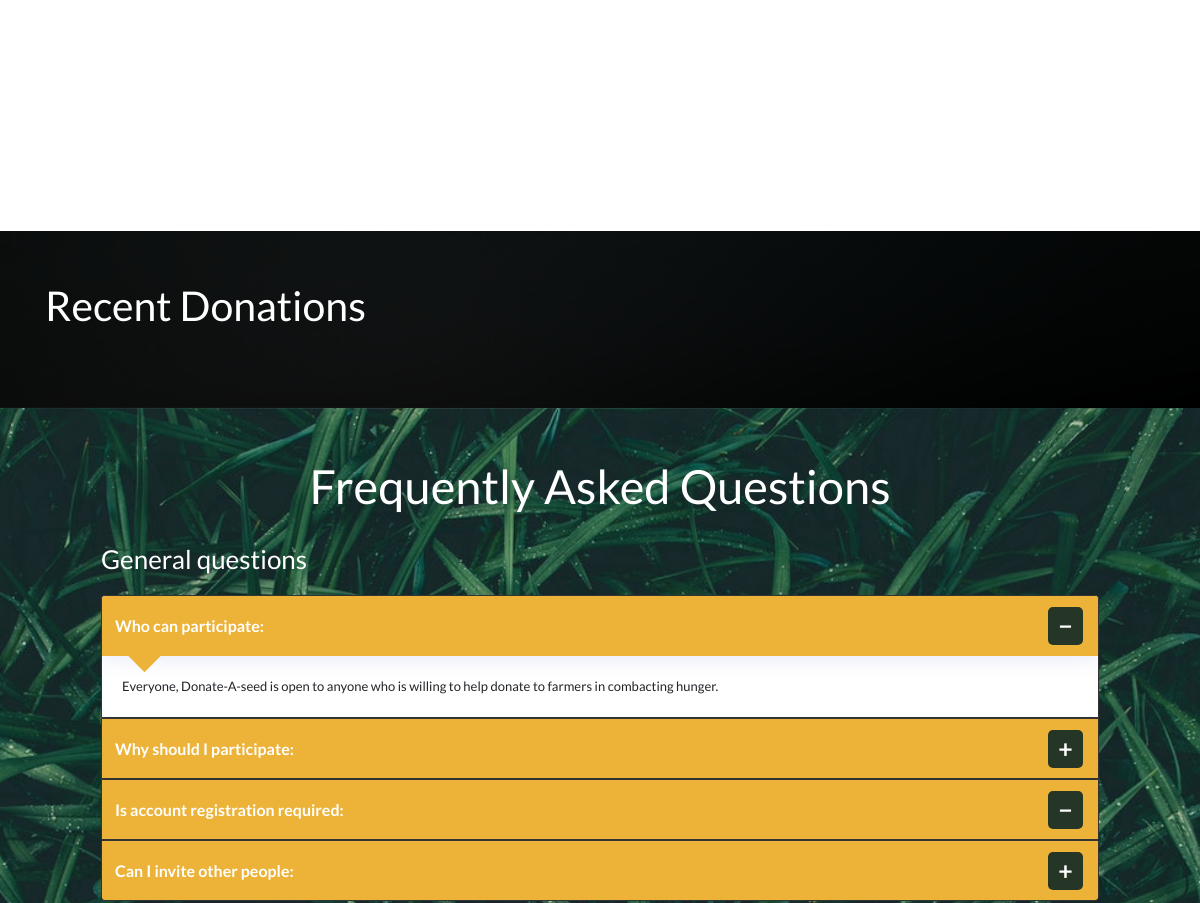
The app's page /index.html (middle part), older data.
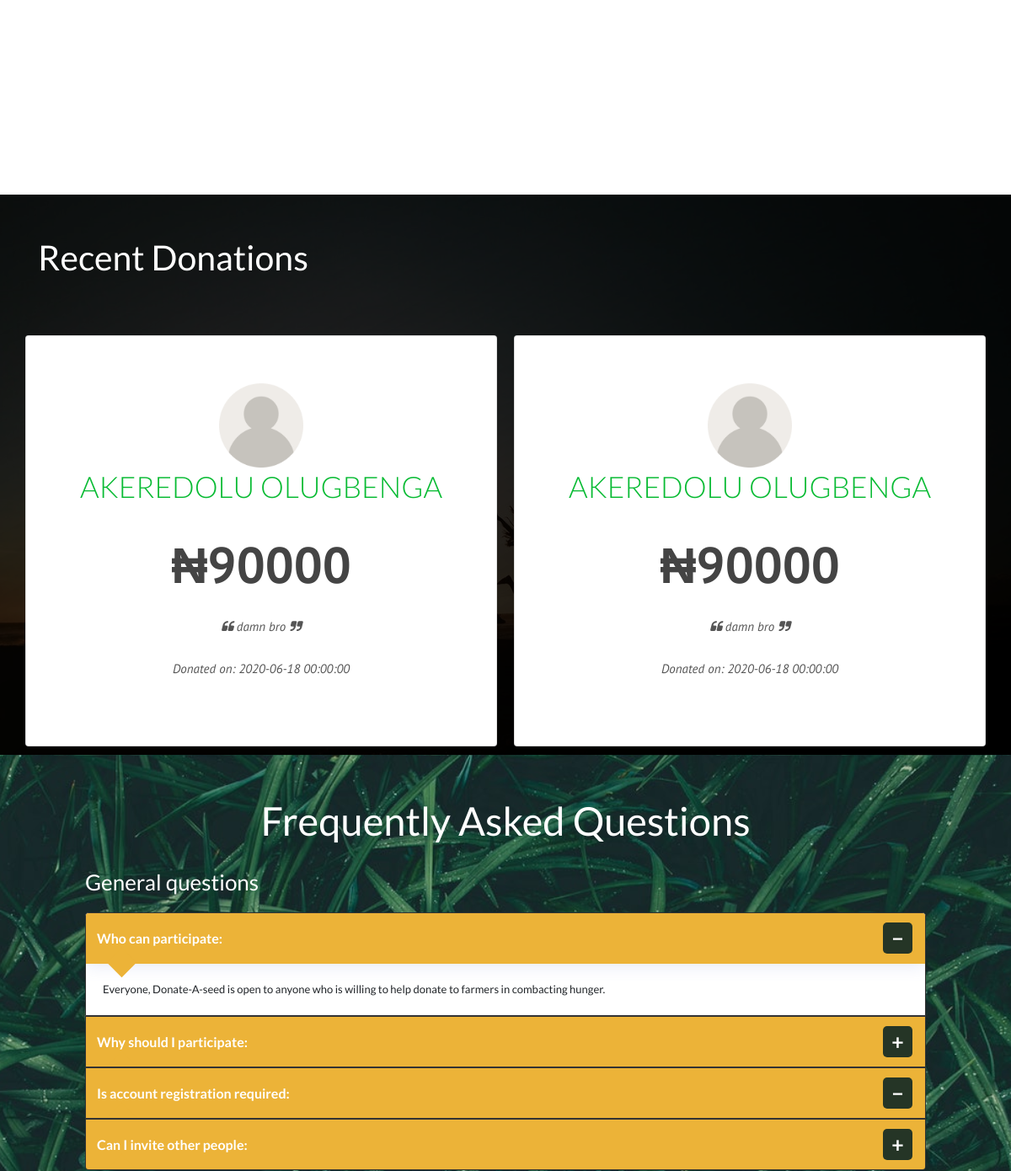
The same page, newer data.
### src/models.py (models this page shows, shortened)
class Donated(db.Model):
    id = db.Column(db.Integer, primary_key=True)
    d_amount = db.Column(db.Integer)
    donated_by_email = db.Column(db.String(75))
    donated_by_id = db.Column(db.Integer, db.ForeignKey('user.id'))
    donator_note = db.Column(db.String, nullable=True)
    date_donated = db.Column(db.DateTime, nullable=False, default=date.today())

class User(UserMixin, db.Model):
    id = db.Column(db.Integer, primary_key=True)
    username = db.Column(db.String(100), unique=True)
    firstname = db.Column(db.String(100))
    lastname = db.Column(db.String(100))
    password = db.Column(db.String(200))
    email = db.Column(db.String(200), unique=True)
    address = db.Column(db.String(75), nullable=True)
    state = db.Column(db.String(75), nullable=True)
    lga = db.Column(db.String(75), nullable=True)
    phone = db.Column(db.Integer, nullable=True)
    bvn = db.Column(db.Integer, nullable=True)
    usertype = db.Column(db.String)
    image_file = db.Column(db.String(20), nullable=False, default='default.png')
    amount_donated = db.relationship(
                                    'Donated',
                                    foreign_keys='Donated.donated_by_id',
                                    backref='donater',
                                    lazy=True)
    @property
    def unhashed_password(self):
        raise AttributeError('Cannot view unhashed password')

### src/routes/main.py (the view)
@main.route('/')
@main.route('/index.html')
def index():
    donations = Donated.query.filter(Donated.d_amount != None).all()
    context = {
        'donations' : donations
    }
    return render_template('index.html', **context)

### src/templates/index.html (shortened to what this page needs)
{% from "base.html" import render_aboutus, render_ourcauses, render_faq, render_contactus, render_ourteam, render_sponsors, render_subscribenews, render_takeaction, render_footer, render_js, render_css, render_donatemodal, render_scrolltotop %}
<!DOCTYPE html>
<html lang="en-us">
<head>
    {{ render_css(render) }}
    <link rel='stylesheet' href="{{ url_for ('static', filename='dcarousel/owl.carousel.min.css')}}" type='text/css'
        media='all' />
    <link rel='stylesheet' href="{{ url_for ('static', filename='dcarousel/owl.theme.default.min.css')}}"
        type='text/css' media='all' />
</head>
<body data-rsssl=1
    class="home page-template-default page page-id-5680 _masterslider _msp_version_3.2.7 woocommerce-no-js"
    style="background-image: url(../static/images/body.svg)">
    <div class="body-wrapper float-menu">
        {{ render_ourcauses(render) }}
        <section id="donations">
            <div class="wrapper container">
                <div class="dd text-left col">
                    <h2 class="pt-5">Recent Donations</h2>
                </div>
                <div class="donation-carousel section-padding owl-carousel owl-theme pt-5">
                    {% for donated in donations %}
                    <div class="single-testi card col">
                        <div class="img-area">
                            <img src="../static/profile_pics/default.png" class="avatar">
                        </div>
                        <div class="img-text">
                            <h5>{{ donated.donater.firstname }} {{ donated.donater.lastname }}</h5>
                            <div class="mb-2">
                                <h8>&#8358;{{ donated.d_amount }}</h8>
                            </div>
                            <p><i class="fa fa-quote-left"></i> {{ donated.donator_note }} <i
                                    class="fa fa-quote-right"></i></p>
                            <p>Donated on: {{ donated.date_donated }}</p>
                        </div>
                    </div>
                    {% endfor %}
                </div>
            </div>
        </section>
        {{ render_faq(render) }}
</body>
</html>

### src/templates/base.html (shortened to what this page needs)
{% macro render_css(render) %}
<link rel="stylesheet" href="https://unpkg.com/tippy.js@6/animations/scale.css"/>
<link rel="stylesheet" href="https://stackpath.bootstrapcdn.com/bootstrap/4.5.0/css/bootstrap.min.css">
<link rel="stylesheet" href="{{ url_for ('static', filename='css/style.css')}}" type="text/css" media='all'>
<link rel='stylesheet' href="{{ url_for ('static', filename='plugins/superfish/css/superfish.css')}}" type='text/css' media='all' />
<link rel='stylesheet' href="{{ url_for ('static', filename='plugins/dl-menu/component.css')}}" type='text/css' media='all' />
<link rel='stylesheet' href="{{ url_for ('static', filename='plugins/font-awesome-new/css/font-awesome.min.css')}}" type='text/css' media='all' />
<link rel='stylesheet' href="{{ url_for ('static', filename='plugins/elegant-font/style.css')}}" type='text/css' media='all' />
<link rel='stylesheet' href="{{ url_for ('static', filename='plugins/fancybox/jquery.fancybox.css')}}" type='text/css' media='all' />
<link rel='stylesheet' href="{{ url_for ('static', filename='plugins/flexslider/flexslider.css')}}" type='text/css' media='all' />
<link rel='stylesheet' href="{{ url_for ('static', filename='css/style-responsive.css')}}" type='text/css' media='all' />
<link rel='stylesheet' href="{{ url_for ('static', filename='css/style-custom.css')}}" type='text/css' media='all' />
<link rel='stylesheet' href="{{ url_for ('static', filename='plugins/masterslider/public/assets/css/masterslider.main.css')}}" type='text/css' media='all' />
<link rel='stylesheet' href="{{ url_for ('static', filename='css/master-custom.css')}}" type='text/css' media='all' />
<link rel="stylesheet" type="text/css" href="https://stackpath.bootstrapcdn.com/font-awesome/4.7.0/css/font-awesome.min.css" media="all">
<link rel='stylesheet' href="{{ url_for ('static', filename='css/my-own.css')}}" type='text/css' media='all' />
{% endmacro %}
{% macro render_ourcauses(render) %}
<section id="our-causes">
    <div class="greennature-color-wrapper  gdlr-show-all no-skin" style="background-color: #ffffff; padding-bottom: 25px; ">
        <div class="container">
            <div class="portfolio-item-wrapper type-classic-portfolio">
                <div class="portfolio-item-holder  greennature-portfolio-column-4">
                    <div class="greennature-isotope" data-type="portfolio" data-layout="fitRows">
                        <div class="three columns">
                            <div class="greennature-item greennature-portfolio-item greennature-classic-portfolio">
                            </div>
                        </div>
                        <div class="three columns">
                            <div class="greennature-item greennature-portfolio-item greennature-classic-portfolio">
                            </div>
                        </div>
                        <div class="three columns">
                            <div class="greennature-item greennature-portfolio-item greennature-classic-portfolio">
                            </div>
                        </div>
                        <div class="three columns">
                            <div class="greennature-item greennature-portfolio-item greennature-classic-portfolio">
                            </div>
                        </div>
                    </div>
                </div>
            </div>
        </div>
    </div>
</section>
{% endmacro %}
{% macro render_faq(render) %}
<section id="faq">
    <div class="container">
        <div class="container faq p-5">
            <div class="col text-center faq">
                <h1>Frequently Asked Questions</h1>
            </div>
            <div class="col">
                <div class="col p-2">
                    <div class="accordion" id="accordionExample">
                        <h4>General questions</h4>
                        <div class="card">
                            <div class="card-header" id="headingOne">
                                <h2 class="mb-0">
                                    <button class="btn btn-link btn-block text-left" type="button" data-toggle="collapse" data-target="#collapseOne" aria-expanded="true" aria-controls="collapseOne">
                                        Who can participate: </button>
                                </h2>
                            </div>
                            <div id="collapseOne" class="collapse show" aria-labelledby="headingOne" data-parent="#accordionExample">
                                <div class="card-body">
                                    Everyone, Donate-A-seed is open to anyone who is willing to help donate
                                    to farmers in combacting hunger. </div>
                            </div>
                        </div>
                        <div class="card">
                            <div class="card-header" id="headingTwo">
                                <h2 class="mb-0">
                                    <button class="btn btn-link btn-block text-left collapsed" type="button" data-toggle="collapse" data-target="#collapseTwo" aria-expanded="false" aria-controls="collapseTwo">
                                        Why should I participate: </button>
                                </h2>
                            </div>
                        </div>
                        <div class="card">
                            <div class="card-header" id="headingThree">
                                <h2 class="mb-0">
                                    <button class="btn btn-link btn-block text-left" type="button" data-toggle="collapse" data-target="#collapseThree" aria-expanded="true" aria-controls="collapseOne">
                                        Is account registration required: </button>
                                </h2>
                            </div>
                        </div>
                        <div class="card">
                            <div class="card-header" id="headingFour">
                                <h2 class="mb-0">
                                    <button class="btn btn-link btn-block text-left collapsed" type="button" data-toggle="collapse" data-target="#collapseFour" aria-expanded="false" aria-controls="collapseFour">
                                        Can I invite other people: </button>
                                </h2>
                            </div>
                        </div>
                    </div>
                </div>
            </div>
        </div>
    </div>
</section>
{% endmacro %}

### src/static/css/style-responsive.css (style rules this page uses)
html body { min-width: 300px; }

### src/static/css/style-custom.css (style rules this page uses)
p { font-size: 15px; }
html.ltie9 body, body { min-width: 1140px; }
.container { max-width: 1140px; }
h1, h2, h3, h4, h5, h6, .greennature-title-font { font-family: "Lato"; }
body, input, textarea, select, .greennature-content-font { font-family: "Lato"; }
body { font-size: 13px; }
h1 { font-size: 47px; }
h2 { font-size: 41px; }
h4 { font-size: 26px; }
h5 { font-size: 21px; }
.body-wrapper, .greennature-single-lightbox-container { background-color: #ffffff; }
h1, h2, h3, h4, h5, h6, .greennature-title, .greennature-title a { color: #3f3f3f; }

### src/static/css/my-own.css (style rules this page uses)
body { background-size: cover; background-position: center; }
html { scroll-behavior: smooth !important; }
#change .card, .card-header { font-family: "PT Sans", sans-serif; background-color: transparent !important; border: none !important; padding: 0 !important; margin-bottom: 20px; }
.btn-link { width: 100%; height: 60px; color: #fff !important; font-weight: bold !important; text-align: left !important; text-decoration: none !important; }
.btn-link::after { content: '\2212'; width: 35px; font-size: 25px; text-align: center; border-radius: 5px; right: 15px; top: 11px; position: absolute; background-color: rgb(37, 53, 38); }
.btn-link.collapsed::after { content: '\002B' }
.btn-link::before { content: ''; height: 25px; width: 25px; position: absolute; background: #ecb338; z-index: 1; transform: rotate(45deg); left: 30px; top: 46px; }
.card-header { background-color: #ecb338 !important; box-shadow: 0 2px 20px 0 rgba(110, 130, 208, .18); }
#faq { background-image: url(../images/grass-black.jpg); background-position: center; background-size: cover; }
#faq .card { border: 1px solid #333; }
#our-causes { font-family: "PT Sans", sans-serif; background-image: url(../images/body.svg) !important; }
.avatar { width: 100px; }
#our-team ul, ol, i { margin-left: 0; margin-right: 0; }
#faq h4,h1 { color: #fff; }
#donations { font-family: "PT Sans", sans-serif; min-height: 100%; position: relative; background-attachment: fixed !important; background-repeat: no-repeat !important; background-size: cover !important; background: url(../images/happy.jpg) !important; transform: translateZ(0); -webkit-transform: translateZ(0); }
#donations:before { background-repeat: no-repeat; background-image: linear-gradient(to bottom right,#0000004b,#000000); background-size: cover; background-color: rgba(0, 0, 0, 0.5); content: ''; height: 100%; position: absolute; width: 100%; will-change: transform; }
#donations .dd h2 { color: #fff; }
#donations .wrapper { width: 1170px; margin: 0 auto; }
#donations .img-area { width: 100px; height: 100px; display: block; overflow: hidden; border-radius: 5px; margin: 0 auto; }
#donations .img-area img { width: 100%; }
#donations .single-testi { background: #fff; padding: 10%; text-align: center; }
#donations .img-text h5 { color: #08bb33; text-transform: uppercase; font-size: 35px; font-weight: 300; }
#donations .img-text h8 { color: #444; font-size: 60px; font-weight: 600; }
#donations .img-text p, #donations .img-text i { color: #555; font-style: italic; line-height: 30px; }
.donation-carousel { padding-bottom: 10px; }

Row changes from the older to the newer data that the page shows:
added Donated: donater.firstname "AKEREDOLU", donater.lastname "OLUGBENGA", d_amount "90000", donator_note "damn bro", date_donated "2020-06-18 00:00:00"
